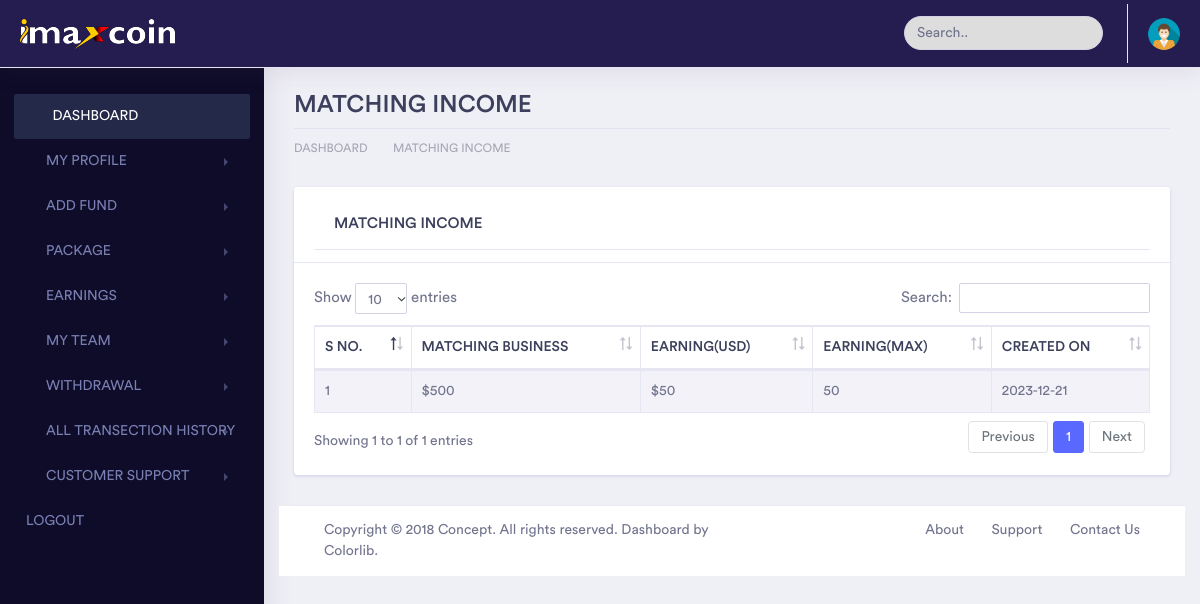
Page /admin/matching-income.php (signed in) on the committed database.
### tables this page shows
CREATE TABLE `matching_income_history` (
  `id` int(11) NOT NULL,
  `user_id` int(10) NOT NULL,
  `amt` float NOT NULL,
  `m_date` date NOT NULL,
  `match_amount` float NOT NULL
);

### admin/elements/matchingHelpers.php (called while the page is built, shortened)
<?php
require_once 'conn.php';
class User {
    private $connection;
    public function __construct(DBConnection $dbConnection) {
        $this->dbConnection = $dbConnection;
    	$this->connection = $this->dbConnection->getConnection();
    }
    public function matchingincome(){
       $query=$this->connection->query("select user_id from users")->fetch_all();
    }
    public function stakingCalculate(){
        $today = date("Y-m-d");
        $sql = "select * from package_details";
        $result = $this->connection->query($sql);
            while ($row = $result->fetch_assoc()) {
                $staking_id = $row["id"];
                $total_days = $row['total_days'];
                $paidDaysRes = $this->connection->query("select count(*) as num_rows from invest_return where staking_id = '$staking_id'")->fetch_assoc();
                $paidDays = $paidDaysRes['num_rows'];
                if($paidDays < $total_days){
                    $user_id = $row["agent_id"];
                    $daily_roi_amount = $row["package_daily_amt"];
                    $amt=$row["package_amt"];
                    $sql_check = "select * from invest_return where i_date = '$today' and staking_id = '$staking_id'";
                    $result_check = $this->connection->query($sql_check);
                    $no_day=1;
                    if($result_check->num_rows == 0) {
                        $this->connection->query("insert into invest_return(user_id,amount,i_date,staking_id,invested_amount) VALUES ('$user_id','$daily_roi_amount','$today','$staking_id','$amt')");
                        $this->connection->query("update package_details set paid_days=paid_days+$no_day where agent_id=$user_id");
                        $this->connection->query("insert into income_history(user_id,amt,desp,cr_dr) values ('$user_id','$daily_roi_amount','Daily Staking Income',0)");
                        $this->connection->query("update users set total_income=total_income+$daily_roi_amount,e_wallet=e_wallet+$daily_roi_amount where user_id=$user_id");
                    }
                }
           }
    }
}
    $dbConnection = new DBConnection();
    $userObj = new User($dbConnection);
     $userObj->matchingincome();
?>

### admin/elements/conn.php (called while the page is built, shortened)
<?php
class DBConnection {
    private $host = "localhost";
    private $username = "root";
    private $password = "";
    private $database = "imaxcoin";
    private $connection;
    public function __construct() {
        $this->connection = new mysqli($this->host, $this->username, $this->password, $this->database);
    }
    public function getConnection() {
        return $this->connection;
    }
}
?>

### admin/matching-income.php (the view, shortened to what this page needs)
<!doctype html>
<html lang="en">
<?php include_once("elements/connection.php");?>
<head>
    <link rel="stylesheet" href="assets/vendor/bootstrap/css/bootstrap.min.css">
    <link href="assets/vendor/fonts/circular-std/style.css" rel="stylesheet">
    <link rel="stylesheet" href="assets/libs/css/style.css">
    <link rel="stylesheet" href="assets/vendor/fonts/fontawesome/css/fontawesome-all.css">
    <link rel="stylesheet" type="text/css" href="assets/vendor/datatables/css/dataTables.bootstrap4.css">
    <link rel="stylesheet" type="text/css" href="assets/vendor/datatables/css/buttons.bootstrap4.css">
    <link rel="stylesheet" type="text/css" href="assets/vendor/datatables/css/select.bootstrap4.css">
    <link rel="stylesheet" type="text/css" href="assets/vendor/datatables/css/fixedHeader.bootstrap4.css">
</head>
<?php include("elements/sidebar.php");?>
        <div class="dashboard-wrapper">
            <div class="container-fluid  dashboard-content">
                <?php $price=mysqli_fetch_array(mysqli_query($conn,"SELECT price FROM imax_price WHERE id=1"));?>
                <?php include("elements/matchingHelpers.php");?>
                <div class="row">
                    <div class="col-xl-12 col-lg-12 col-md-12 col-sm-12 col-12">
                        <div class="page-header">
                            <h2 class="pageheader-title">MATCHING INCOME</h2>
                            <div class="page-breadcrumb">
                                <nav aria-label="breadcrumb">
                                    <ol class="breadcrumb">
                                        <li class="breadcrumb-item"><a href="#" class="breadcrumb-link">DASHBOARD</a></li>
                                        <li class="breadcrumb-item"><a href="#" class="breadcrumb-link">MATCHING INCOME</a></li>
                                    </ol>
                                </nav>
                            </div>
                        </div>
                    </div>
                </div>
                    <div class="row">
                    <div class="col-xl-12 col-lg-12 col-md-12 col-sm-12 col-12">
                        <div class="card">
                            <div class="card-header">
                            	<h5 class="card-header">MATCHING INCOME</h5>
                            </div>
                            <div class="card-body">
                                <div class="table-responsive">
                                    <table id="example4" class="table table-striped table-bordered" style="width:100%">
                                        <thead>
                                            <tr>
                                                <th>S NO.</th>
                                                <th>MATCHING BUSINESS</th>
                                                <th>EARNING(USD)</th>
                                                <th>EARNING(MAX)</th>
                                                <th>CREATED ON</th>
                                            </tr>
                                        </thead>
                                        <tbody>
                                             <?php
                                            $a=0;
                                            $data=mysqli_query($conn,"SELECT * FROM matching_income_history WHERE user_id=$my_id");
                                            while($d=mysqli_fetch_array($data)){
                                                ?>
                                            <tr>
                                                <td><?php echo ++$a?></td>
                                                <td>$<?php echo $d['match_amount']?></td>
                                                <td>$<?php echo $d['amt']?></td>
                                                <td><?php echo $d['amt']/$price['price']?></td>
                                                <td><?php echo $d['m_date']?></td>
                                            </tr>
                                                <?php
                                            }
                                            ?>
                                        </tbody>
                                    </table>
                                </div>
                            </div>
                        </div>
                    </div>
            <div class="footer">
                <div class="container-fluid">
                    <div class="row">
                        <div class="col-xl-6 col-lg-6 col-md-12 col-sm-12 col-12">
                            Copyright © 2018 Concept. All rights reserved. Dashboard by <a href="https://colorlib.com/wp/">Colorlib</a>.
                        </div>
                        <div class="col-xl-6 col-lg-6 col-md-12 col-sm-12 col-12">
                            <div class="text-md-right footer-links d-none d-sm-block">
                                <a href="javascript: void(0);">About</a>
                                <a href="javascript: void(0);">Support</a>
                                <a href="javascript: void(0);">Contact Us</a>
                            </div>
                        </div>
                    </div>
                </div>
            </div>
        </div>
    </div>
</body>
</html>

### rows in the picture
matching_income_history: match_amount "500", amt "50", $d['amt']/$price['price'] "50", m_date "2023-12-21"
